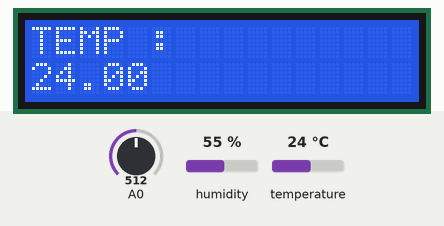
This sketch was run on a simulated Arduino Uno, built with avr-gcc and run on an emulated ATmega328P. Shown: 16×2 character LCD. The test bench sets the inputs (shaded band); at power-on: humidity 55 %, A0 = 512, temperature 24 °C.

Above: at 6.2 s.
6.3 s: humidity set to 22 %
At 10.9 s:
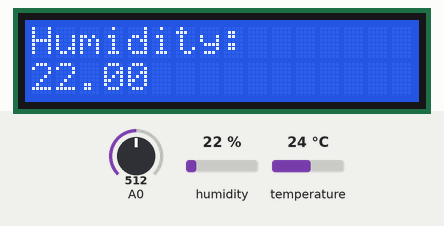
14.2 s: A0 set to 716
At 14.6 s:
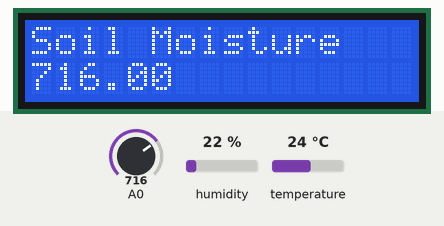
18.0 s: temperature set to 12 °C
At 19.1 s:
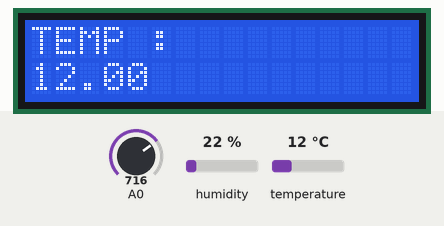
21.8 s: A0 set to 900
At 24.2 s:
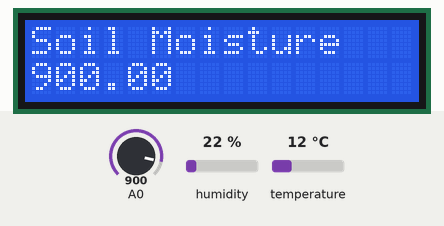
25.9 s: humidity set to 40 %
At 29.3 s:
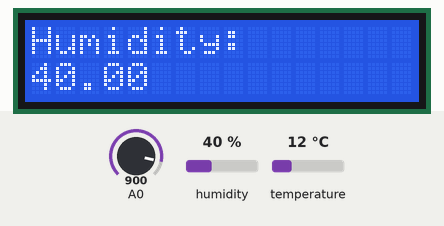
31.0 s: A0 set to 1023
At 33.4 s:
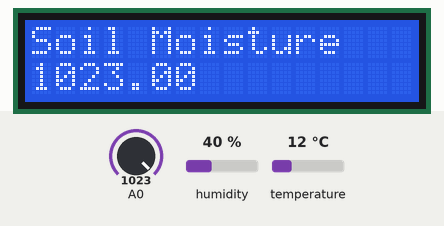
Timing chart, 0 to 34.9 s (numbered marks = the images above; inputs shaded):
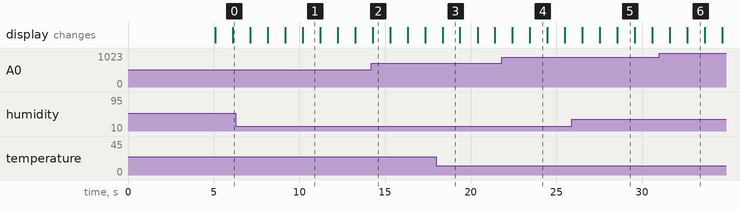

Measured:
- what the display in image 1 shows lasts 1.0 s, from 10.2 s to 11.2 s

The sketch:

lcd_DHT_Soil.ino
```cpp
#include<LiquidCrystal_I2C.h>
LiquidCrystal_I2C lcd(0x27,16,2);
#include<DHT.h>
#define DHTPIN 2
#define DHTTYPE DHT22
DHT dht(DHTPIN , DHTTYPE);

void setup() {
  // put your setup code here, to run once:
  dht.begin();
  pinMode(13,INPUT);
lcd.init();
lcd.backlight();
lcd.setCursor(0,0);
lcd.print("Hello");
delay(5000);
}

void loop() {
  // put your main code here, to run repeatedly:
float val = analogRead(0);
lcd.clear();
lcd.setCursor(0,0);
lcd.print("Soil Moisture");
lcd.setCursor(0,1);
lcd.print(val);
delay(1000);

float val1 = dht.readHumidity();
float val2 = dht.readTemperature();
lcd.clear();
lcd.setCursor(0,0);
lcd.print("TEMP :");
lcd.setCursor(0,1);
lcd.print(val2);
delay(1000);

lcd.clear();
lcd.setCursor(0,0);
lcd.print("Humidity:");
lcd.setCursor(0,1);
lcd.print(val1);
delay(1000);


}
```
